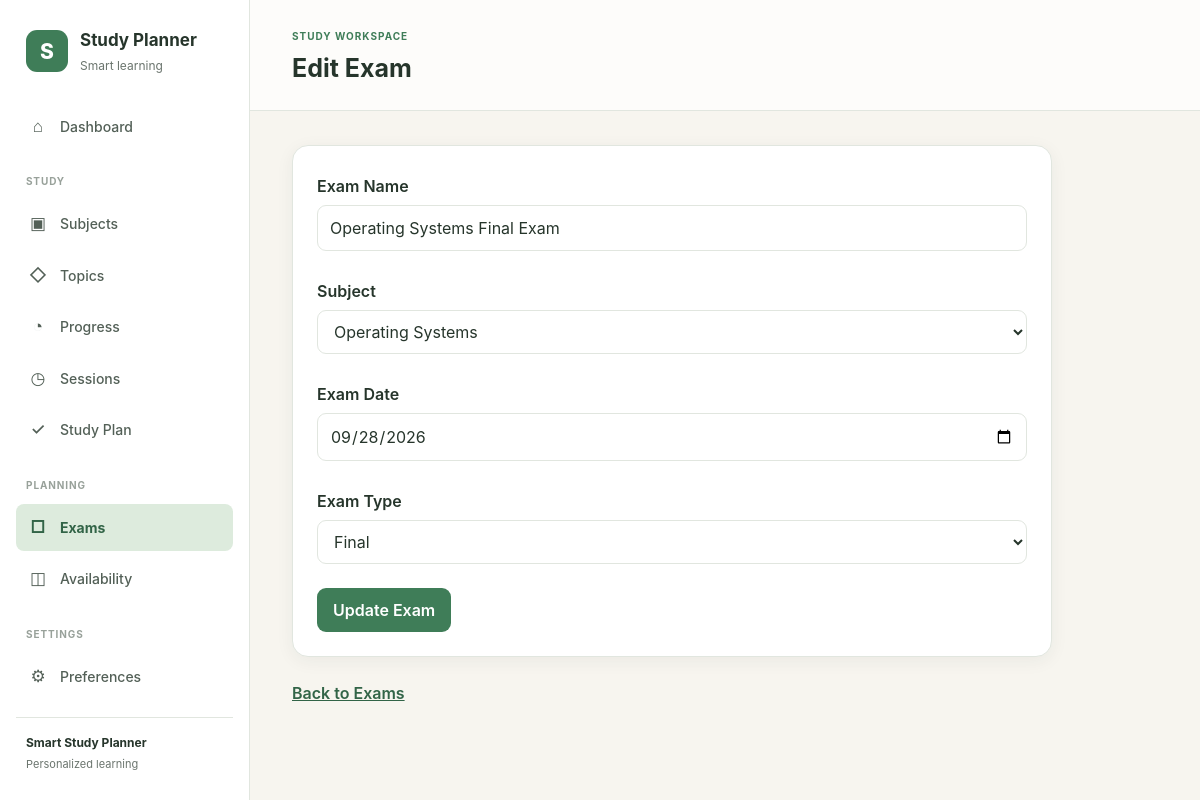
Page /exams/edit/3 on the committed database.
### tables this page shows
CREATE TABLE exams (
    exam_id INTEGER PRIMARY KEY AUTOINCREMENT,

    subject_id INTEGER NOT NULL,

    exam_name TEXT NOT NULL,

    exam_date TEXT NOT NULL,

    exam_type TEXT NOT NULL DEFAULT 'Final',

    FOREIGN KEY (subject_id)
        REFERENCES subjects(subject_id)
        ON DELETE CASCADE,

    CHECK (
        exam_type IN (
            'Minor',
            'Midterm',
            'Final',
            'Assignment',
            'Practical',
            'Other'
        )
    )
);

CREATE TABLE subjects (
    subject_id INTEGER PRIMARY KEY AUTOINCREMENT,

    student_id INTEGER NOT NULL,

    name TEXT NOT NULL,

    description TEXT,

    created_at TEXT NOT NULL DEFAULT CURRENT_TIMESTAMP,

    FOREIGN KEY (student_id)
        REFERENCES students(student_id)
        ON DELETE CASCADE,

    UNIQUE(student_id, name)
);

### app.py (the view, shortened to what this page needs)
@app.route("/exams/edit/<int:exam_id>",
           methods=["GET", "POST"])
def edit_exam(exam_id):
    db = get_db()
    subject_cursor = db.execute("""
        SELECT subject_id, name
        FROM subjects
        WHERE student_id = ?
        ORDER BY name
    """, (1,))
    subjects = subject_cursor.fetchall()
    cursor = db.execute("""
        SELECT
            exam_id,
            subject_id,
            exam_name,
            exam_date,
            exam_type
        FROM exams
        WHERE exam_id = ?
    """, (exam_id,))
    exam = cursor.fetchone()
    if exam is None:
        return "Exam not found", 404
    return render_template(
        "edit_exam.html",
        exam=exam,
        subjects=subjects
    )

### app.py (called while the page is built)
def get_db():
    if "db" not in g:
        g.db = sqlite3.connect(DATABASE)
        g.db.row_factory = sqlite3.Row
        g.db.execute("PRAGMA foreign_keys = ON")
    return g.db

### templates/edit_exam.html (shortened to what this page needs)
{% extends 'base.html' %}
{% block page_heading %}Edit Exam{% endblock %}
{% block content %}
<div class="container">
        <form method="POST">
            <label>Exam Name</label>
            <br>
            <input
                type="text"
                name="exam_name"
                value="{{ exam['exam_name'] }}"
                required
            >
            <br><br>
            <label>Subject</label>
            <br>
            <select name="subject_id" required>
                {% for subject in subjects %}
                    <option
                        value="{{ subject['subject_id'] }}"
                        {% if subject['subject_id'] == exam['subject_id'] %}
                            selected
                        {% endif %}
                    >
                        {{ subject['name'] }}
                    </option>
                {% endfor %}
            </select>
            <br><br>
            <label>Exam Date</label>
            <br>
            <input
                type="date"
                name="exam_date"
                value="{{ exam['exam_date'] }}"
                required
            >
            <br><br>
            <label>Exam Type</label>
            <br>
            <select name="exam_type" required>
                <option value="Final"
                    {% if exam['exam_type'] == 'Final' %}
                        selected
                    {% endif %}>
                    Final
                </option>
            </select>
            <br><br>
            <button type="submit">
                Update Exam
            </button>
        </form>
        <br>
        <a href="{{ url_for('exams') }}">
            Back to Exams
        </a>
    </div>
{% endblock %}

### static/css/style.css (style rules this page uses)
:root { --bg-main: #f7f5ef; --bg-card: #ffffff; --primary: #3f7d58; --primary-dark: #326447; --primary-light: #ddebdd; --text-main: #26352b; --text-muted: #6b756e; --border: #e1e6df; --surface-soft: #f3f6f2; --danger: #b94a48; --danger-light: #f8dddd; --warning: #a66a20; --warning-light: #f8ead5; --shadow: 0 4px 18px rgba(38, 53, 43, 0.06); }
* { box-sizing: border-box; }
body { min-height: 100vh; margin: 0; background: var(--bg-main); color: var(--text-main); font-family: Inter, -apple-system, BlinkMacSystemFont, "Segoe UI", sans-serif; line-height: 1.5; }
a { color: inherit; }
button, input, select, textarea { font: inherit; }
button, .btn { display: inline-flex; align-items: center; justify-content: center; gap: 8px; padding: 10px 16px; border: 1px solid transparent; border-radius: 8px; background: var(--primary); color: #ffffff; font-weight: 650; text-decoration: none; cursor: pointer; transition: background 0.15s ease, transform 0.15s ease; }
input, select, textarea { width: 100%; padding: 10px 12px; border: 1px solid var(--border); border-radius: 8px; background: #ffffff; color: var(--text-main); }
label { display: block; margin-bottom: 6px; color: var(--text-main); font-weight: 600; }
form { margin: 0; }
.container, .page-container { width: 100%; max-width: 1200px; margin: 0 auto; padding: 24px; }
.page-content .container { width: 100%; max-width: 1100px; margin: 0; padding: 0; }
.page-content .container > form { max-width: 760px; padding: 24px; background: var(--bg-card); border: 1px solid var(--border); border-radius: 16px; box-shadow: var(--shadow); }
.page-content .container label { display: inline-block; margin: 4px 0 7px; color: var(--text-main); font-weight: 600; }
.page-content .container input:not([type="checkbox"]), .page-content .container select, .page-content .container textarea { width: 100%; max-width: 100%; min-height: 42px; padding: 10px 12px; color: var(--text-main); background: #ffffff; border: 1px solid var(--border); border-radius: 9px; font: inherit; box-sizing: border-box; }
.page-content .container button, .page-content .container a.button { display: inline-flex; align-items: center; justify-content: center; gap: 8px; min-height: 40px; padding: 10px 16px; color: #ffffff; background: var(--primary); border: 0; border-radius: 9px; font: inherit; font-weight: 600; text-decoration: none; cursor: pointer; }
.page-content .container a { color: var(--primary-dark); font-weight: 600; }

### rows in the picture
exams: exam_name "Operating Systems Final Exam", subject_id "Operating Systems", exam_date "09/28/2026", exam_type "Final"
